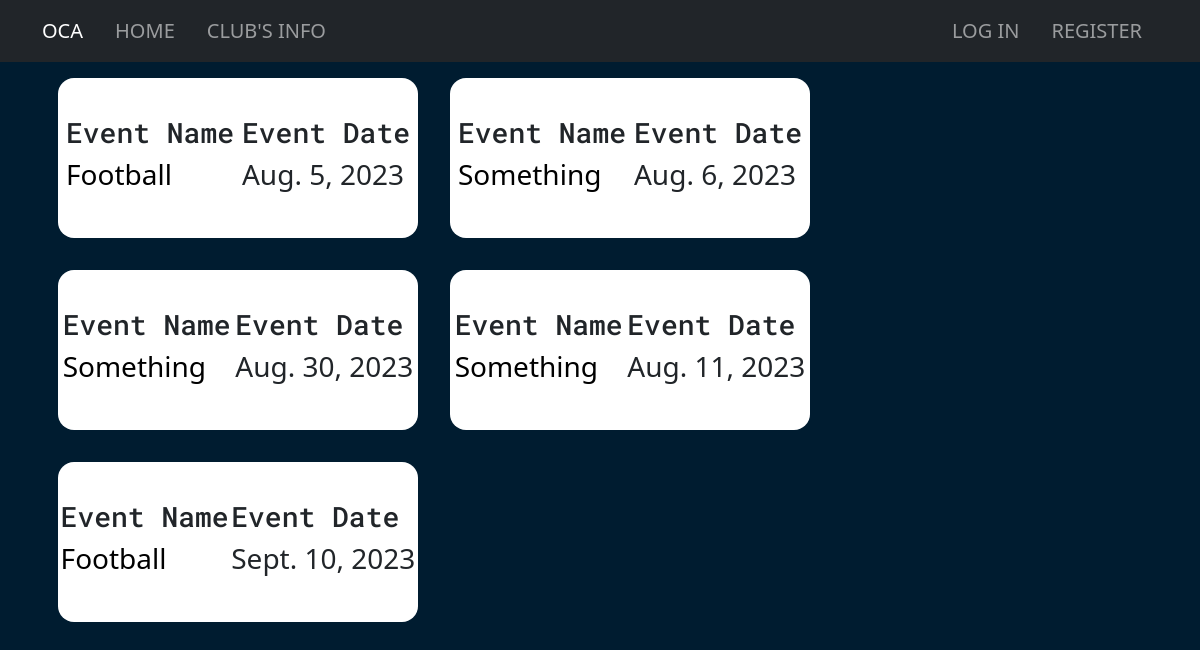
Page /club/info/upcoming-events/1/ on the committed database.
### club/models.py (models this page shows, shortened)
class Event(models.Model):
    club = models.ForeignKey(Club, on_delete=models.CASCADE)
    eventname = models.CharField(max_length=100, null=True, blank=True)
    address = models.CharField(max_length=50, null=True, blank=True)
    description = models.TextField(null=True)
    date = models.DateField(null=True)
    enrollurl = models.URLField(null=True, blank=True)

### club/views.py (the view)
def upcoming_events(request, id):
    club = Club.objects.get(id=id)
    events = Event.objects.filter(club=club)
    return render(request, 'upcoming_events.html', {'events': events})

### club/context_processor.py (called while the page is built)
def is_president(request):
    if request.user.is_authenticated:
        president_clubs = Club.objects.filter(president=request.user)
        if president_clubs.exists():
            return {'is_club_president': True, 'president_clubs': president_clubs}
    return {'is_club_president': False}

### templates/upcoming_events.html
{%extends 'base.html'%}
{%block content%}
<div class="container event-container">
    {%for event in events%}
    <div class="event-card m-3">
        <div class="title">
            <h3 class="mono">Event Name</h3>
            <a href="{% url 'event_details' event.id %}" style="text-decoration: none; color: black;">
                <h3 class="event-title">{{event.eventname}}</h3>
            </a>
        </div>
        <div class="venue">
            <h3 class="mono">Event Date</h3>
            <h3 class="event-title">{{event.date}}</h3>
        </div>
    </div>
    {%endfor%}
</div>
{%endblock content%}

### static/css/style.css (style rules this page uses)
:root { --homepage-background-color: #001C30; }
* { margin: 0; padding: 0; }
body { background-color: var(--homepage-background-color); }
.mono { font-family: 'Roboto Mono', monospace; }

### static/css/upcomingevents.css (style rules this page uses)
.event-card { background-color: white; height: 20vh; border-radius: 1rem; display: flex; justify-content: space-evenly; align-items: center; width: 30vw; }
.event-container { display: flex; flex-wrap: wrap; }

### rows in the picture
Event: eventname "Football", date "Aug. 5, 2023"
Event: eventname "Something", date "Aug. 6, 2023"
Event: eventname "Something", date "Aug. 30, 2023"
Event: eventname "Something", date "Aug. 11, 2023"
Event: eventname "Football", date "Sept. 10, 2023"
